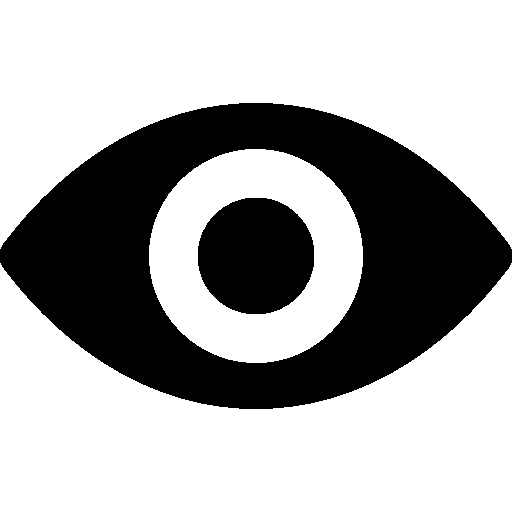
#> input picture eye.png, 512 x 512 px
$ python -i TemplateMatching.py   (imports and definitions only)
#> lines starting #> are read from the running program, lines starting #| are printed output that depends on the picture; after the words box and inside, x2 and y2 are one past the last pixel; in counts of white or black regions, pixels touching at a corner belong together
#Adapted from https://pyimagesearch.com/2015/01/26/multi-scale-template-matching-using-python-opencv/
# import the necessary packages
import numpy as np
import imutils
import cv2
import pyautogui
def matching(temple,vis = False):
#> called with temple = '../eye.png', vis = False
	template = cv2.imread(temple)
#> template is the input picture: shape (512, 512, 3); 67.5% white; 2 black regions, box (x1, y1, x2, y2) and area: (0, 103, 512, 409) 74470, (198, 198, 314, 314) 10733
	# cv2.imshow("Template", template)
	template = cv2.cvtColor(template, cv2.COLOR_BGR2GRAY)
	template = cv2.Canny(template, 50, 200)
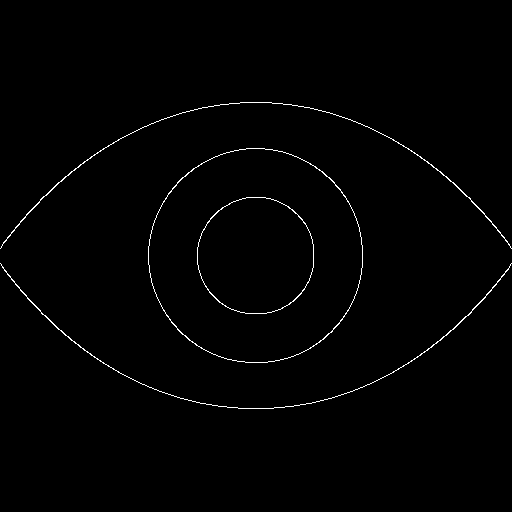
#> template: shape (512, 512); 0.93% white in thin lines or dots, all inside (x1, y1, x2, y2) = (0, 102, 512, 409)
	(tH, tW) = template.shape[:2]
#> tH = 512; tW = 512
	# cv2.imshow("Template", template)
	image = np.array(pyautogui.screenshot())

	# loop over the images to find the template in
#> (the run stopped early here; a loop or call above may not have finished)
